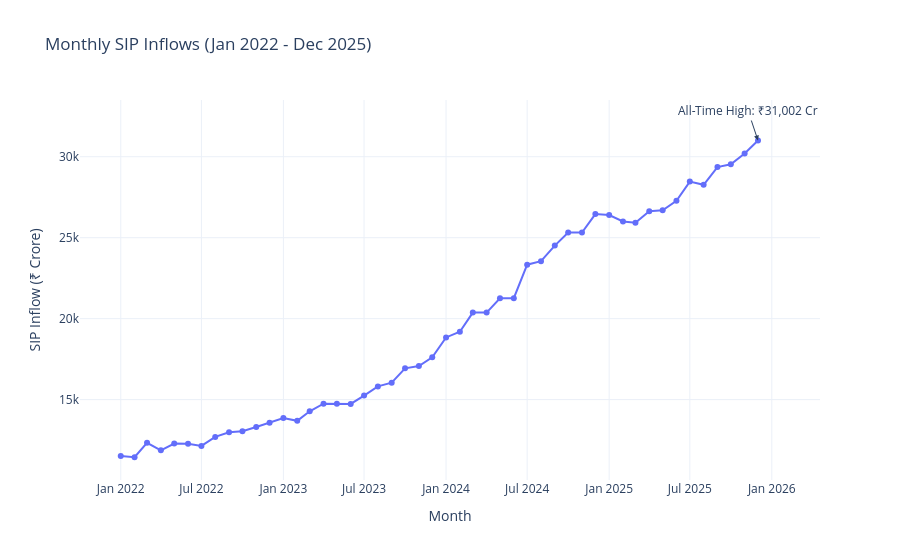

Notebook code for this chart:
### Markdown cell above
### SIP Analysis

### Code cell
sip["month"] = pd.to_datetime(sip["month"])

fig = px.line(
    sip,
    x="month",
    y="sip_inflow_crore",
    markers=True,
    title="Monthly SIP Inflows (Jan 2022 - Dec 2025)"
)

fig.add_annotation(
    x="2025-12-01",
    y=31002,
    text="All-Time High: ₹31,002 Cr",
    showarrow=True,
    arrowhead=2
)

fig.update_layout(
    xaxis_title="Month",
    yaxis_title="SIP Inflow (₹ Crore)",
    template="plotly_white"
)

fig.show()
